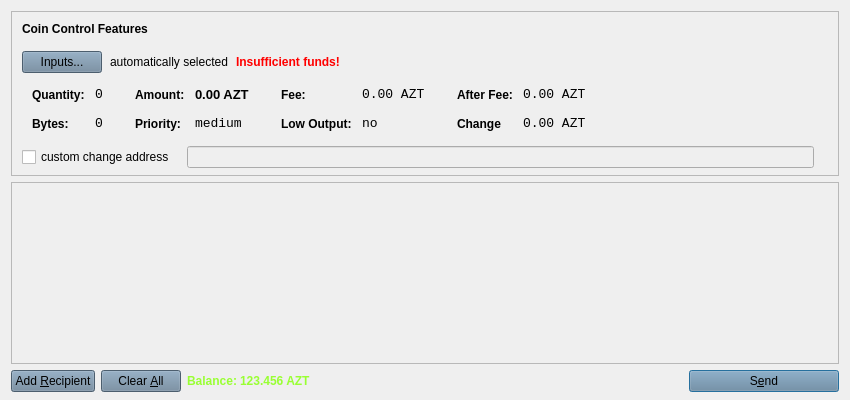
<?xml version="1.0" encoding="UTF-8"?>
<ui version="4.0">
 <class>SendCoinsDialog</class>
 <widget class="QDialog" name="SendCoinsDialog">
  <property name="geometry">
   <rect>
    <x>0</x>
    <y>0</y>
    <width>850</width>
    <height>400</height>
   </rect>
  </property>
  <property name="windowTitle">
   <string>Send Coins</string>
  </property>
  <property name="styleSheet">
   <string notr="true">background-image: url(:/images/bkg);</string>
  </property>
  <layout class="QVBoxLayout" name="verticalLayout" stretch="0,1,0">
   <property name="bottomMargin">
    <number>8</number>
   </property>
   <item>
    <widget class="QFrame" name="frameCoinControl">
     <property name="sizePolicy">
      <sizepolicy hsizetype="Expanding" vsizetype="Expanding">
       <horstretch>0</horstretch>
       <verstretch>0</verstretch>
      </sizepolicy>
     </property>
     <property name="maximumSize">
      <size>
       <width>16777215</width>
       <height>16777215</height>
      </size>
     </property>
     <property name="frameShape">
      <enum>QFrame::StyledPanel</enum>
     </property>
     <property name="frameShadow">
      <enum>QFrame::Sunken</enum>
     </property>
     <layout class="QVBoxLayout" name="verticalLayoutCoinControl2">
      <property name="spacing">
       <number>6</number>
      </property>
      <property name="leftMargin">
       <number>0</number>
      </property>
      <property name="topMargin">
       <number>0</number>
      </property>
      <property name="rightMargin">
       <number>0</number>
      </property>
      <property name="bottomMargin">
       <number>6</number>
      </property>
      <item>
       <layout class="QVBoxLayout" name="verticalLayoutCoinControl" stretch="0,0,0,0,1">
        <property name="spacing">
         <number>0</number>
        </property>
        <property name="leftMargin">
         <number>10</number>
        </property>
        <property name="topMargin">
         <number>10</number>
        </property>
        <item>
         <layout class="QHBoxLayout" name="horizontalLayoutCoinControl1">
          <property name="bottomMargin">
           <number>15</number>
          </property>
          <item>
           <widget class="QLabel" name="labelCoinControlFeatures">
            <property name="sizePolicy">
             <sizepolicy hsizetype="Preferred" vsizetype="Maximum">
              <horstretch>0</horstretch>
              <verstretch>0</verstretch>
             </sizepolicy>
            </property>
            <property name="font">
             <font>
              <weight>75</weight>
              <bold>true</bold>
             </font>
            </property>
            <property name="styleSheet">
             <string notr="true">font-weight:bold;</string>
            </property>
            <property name="text">
             <string>Coin Control Features</string>
            </property>
           </widget>
          </item>
         </layout>
        </item>
        <item>
         <layout class="QHBoxLayout" name="horizontalLayoutCoinControl2" stretch="0,0,0,0">
          <property name="spacing">
           <number>8</number>
          </property>
          <property name="bottomMargin">
           <number>10</number>
          </property>
          <item>
           <widget class="QPushButton" name="pushButtonCoinControl">
            <property name="styleSheet">
             <string notr="true">background-color: rgb(106, 131, 154);
background-image: url(:/images/bgbfree);</string>
            </property>
            <property name="text">
             <string>Inputs...</string>
            </property>
           </widget>
          </item>
          <item>
           <widget class="QLabel" name="labelCoinControlAutomaticallySelected">
            <property name="styleSheet">
             <string notr="true">background-image: url(:/images/bgbfree);</string>
            </property>
            <property name="text">
             <string>automatically selected</string>
            </property>
            <property name="margin">
             <number>5</number>
            </property>
           </widget>
          </item>
          <item>
           <widget class="QLabel" name="labelCoinControlInsuffFunds">
            <property name="font">
             <font>
              <weight>75</weight>
              <bold>true</bold>
             </font>
            </property>
            <property name="styleSheet">
             <string notr="true">color:red;font-weight:bold;
background-image: url(:/images/bgbfree);</string>
            </property>
            <property name="text">
             <string>Insufficient funds!</string>
            </property>
            <property name="margin">
             <number>5</number>
            </property>
           </widget>
          </item>
          <item>
           <spacer name="horizontalSpacerCoinControl">
            <property name="orientation">
             <enum>Qt::Horizontal</enum>
            </property>
            <property name="sizeHint" stdset="0">
             <size>
              <width>40</width>
              <height>1</height>
             </size>
            </property>
           </spacer>
          </item>
         </layout>
        </item>
        <item>
         <widget class="QWidget" name="widgetCoinControl" native="true">
          <property name="sizePolicy">
           <sizepolicy hsizetype="Preferred" vsizetype="Preferred">
            <horstretch>0</horstretch>
            <verstretch>0</verstretch>
           </sizepolicy>
          </property>
          <property name="minimumSize">
           <size>
            <width>0</width>
            <height>0</height>
           </size>
          </property>
          <property name="styleSheet">
           <string notr="true"/>
          </property>
          <layout class="QHBoxLayout" name="horizontalLayoutCoinControl5">
           <property name="leftMargin">
            <number>0</number>
           </property>
           <property name="topMargin">
            <number>0</number>
           </property>
           <property name="rightMargin">
            <number>0</number>
           </property>
           <property name="bottomMargin">
            <number>0</number>
           </property>
           <item>
            <layout class="QHBoxLayout" name="horizontalLayoutCoinControl3" stretch="0,0,0,1">
             <property name="spacing">
              <number>20</number>
             </property>
             <property name="topMargin">
              <number>0</number>
             </property>
             <property name="bottomMargin">
              <number>10</number>
             </property>
             <item>
              <layout class="QFormLayout" name="formLayoutCoinControl1">
               <property name="horizontalSpacing">
                <number>10</number>
               </property>
               <property name="verticalSpacing">
                <number>14</number>
               </property>
               <property name="leftMargin">
                <number>10</number>
               </property>
               <property name="topMargin">
                <number>4</number>
               </property>
               <property name="rightMargin">
                <number>6</number>
               </property>
               <item row="0" column="0">
                <widget class="QLabel" name="labelCoinControlQuantityText">
                 <property name="styleSheet">
                  <string notr="true">font-weight:bold;</string>
                 </property>
                 <property name="text">
                  <string>Quantity:</string>
                 </property>
                 <property name="margin">
                  <number>0</number>
                 </property>
                </widget>
               </item>
               <item row="0" column="1">
                <widget class="QLabel" name="labelCoinControlQuantity">
                 <property name="font">
                  <font>
                   <family>Monospace</family>
                   <pointsize>10</pointsize>
                  </font>
                 </property>
                 <property name="cursor">
                  <cursorShape>IBeamCursor</cursorShape>
                 </property>
                 <property name="contextMenuPolicy">
                  <enum>Qt::ActionsContextMenu</enum>
                 </property>
                 <property name="styleSheet">
                  <string notr="true">background-image: url(:/images/bgbfree);</string>
                 </property>
                 <property name="text">
                  <string>0</string>
                 </property>
                 <property name="margin">
                  <number>0</number>
                 </property>
                 <property name="textInteractionFlags">
                  <set>Qt::LinksAccessibleByMouse|Qt::TextSelectableByKeyboard|Qt::TextSelectableByMouse</set>
                 </property>
                </widget>
               </item>
               <item row="1" column="0">
                <widget class="QLabel" name="labelCoinControlBytesText">
                 <property name="styleSheet">
                  <string notr="true">font-weight:bold;
background-image: url(:/images/bgbfree);</string>
                 </property>
                 <property name="text">
                  <string>Bytes:</string>
                 </property>
                </widget>
               </item>
               <item row="1" column="1">
                <widget class="QLabel" name="labelCoinControlBytes">
                 <property name="font">
                  <font>
                   <family>Monospace</family>
                   <pointsize>10</pointsize>
                  </font>
                 </property>
                 <property name="cursor">
                  <cursorShape>IBeamCursor</cursorShape>
                 </property>
                 <property name="contextMenuPolicy">
                  <enum>Qt::ActionsContextMenu</enum>
                 </property>
                 <property name="styleSheet">
                  <string notr="true">background-image: url(:/images/bgbfree);</string>
                 </property>
                 <property name="text">
                  <string>0</string>
                 </property>
                 <property name="textInteractionFlags">
                  <set>Qt::LinksAccessibleByMouse|Qt::TextSelectableByKeyboard|Qt::TextSelectableByMouse</set>
                 </property>
                </widget>
               </item>
              </layout>
             </item>
             <item>
              <layout class="QFormLayout" name="formLayoutCoinControl2">
               <property name="horizontalSpacing">
                <number>10</number>
               </property>
               <property name="verticalSpacing">
                <number>14</number>
               </property>
               <property name="leftMargin">
                <number>6</number>
               </property>
               <property name="topMargin">
                <number>4</number>
               </property>
               <property name="rightMargin">
                <number>6</number>
               </property>
               <item row="0" column="0">
                <widget class="QLabel" name="labelCoinControlAmountText">
                 <property name="styleSheet">
                  <string notr="true">font-weight:bold;
background-image: url(:/images/bgbfree);</string>
                 </property>
                 <property name="text">
                  <string>Amount:</string>
                 </property>
                 <property name="margin">
                  <number>0</number>
                 </property>
                </widget>
               </item>
               <item row="0" column="1">
                <widget class="QLabel" name="labelCoinControlAmount">
                 <property name="font">
                  <font>
                   <family>MS Shell Dlg 2</family>
                   <pointsize>10</pointsize>
                   <weight>75</weight>
                   <bold>true</bold>
                  </font>
                 </property>
                 <property name="cursor">
                  <cursorShape>IBeamCursor</cursorShape>
                 </property>
                 <property name="contextMenuPolicy">
                  <enum>Qt::ActionsContextMenu</enum>
                 </property>
                 <property name="styleSheet">
                  <string notr="true">background-image: url(:/images/bgbfree);</string>
                 </property>
                 <property name="text">
                  <string>0.00 AZT</string>
                 </property>
                 <property name="textInteractionFlags">
                  <set>Qt::LinksAccessibleByMouse|Qt::TextSelectableByKeyboard|Qt::TextSelectableByMouse</set>
                 </property>
                </widget>
               </item>
               <item row="1" column="0">
                <widget class="QLabel" name="labelCoinControlPriorityText">
                 <property name="styleSheet">
                  <string notr="true">font-weight:bold;
background-image: url(:/images/bgbfree);</string>
                 </property>
                 <property name="text">
                  <string>Priority:</string>
                 </property>
                </widget>
               </item>
               <item row="1" column="1">
                <widget class="QLabel" name="labelCoinControlPriority">
                 <property name="font">
                  <font>
                   <family>Monospace</family>
                   <pointsize>10</pointsize>
                  </font>
                 </property>
                 <property name="cursor">
                  <cursorShape>IBeamCursor</cursorShape>
                 </property>
                 <property name="contextMenuPolicy">
                  <enum>Qt::ActionsContextMenu</enum>
                 </property>
                 <property name="styleSheet">
                  <string notr="true">background-image: url(:/images/bgbfree);</string>
                 </property>
                 <property name="text">
                  <string>medium</string>
                 </property>
                 <property name="textInteractionFlags">
                  <set>Qt::LinksAccessibleByMouse|Qt::TextSelectableByKeyboard|Qt::TextSelectableByMouse</set>
                 </property>
                </widget>
               </item>
              </layout>
             </item>
             <item>
              <layout class="QFormLayout" name="formLayoutCoinControl3">
               <property name="horizontalSpacing">
                <number>10</number>
               </property>
               <property name="verticalSpacing">
                <number>14</number>
               </property>
               <property name="leftMargin">
                <number>6</number>
               </property>
               <property name="topMargin">
                <number>4</number>
               </property>
               <property name="rightMargin">
                <number>6</number>
               </property>
               <item row="0" column="0">
                <widget class="QLabel" name="labelCoinControlFeeText">
                 <property name="styleSheet">
                  <string notr="true">font-weight:bold;
background-image: url(:/images/bgbfree);</string>
                 </property>
                 <property name="text">
                  <string>Fee:</string>
                 </property>
                 <property name="margin">
                  <number>0</number>
                 </property>
                </widget>
               </item>
               <item row="0" column="1">
                <widget class="QLabel" name="labelCoinControlFee">
                 <property name="font">
                  <font>
                   <family>Monospace</family>
                   <pointsize>10</pointsize>
                  </font>
                 </property>
                 <property name="cursor">
                  <cursorShape>IBeamCursor</cursorShape>
                 </property>
                 <property name="contextMenuPolicy">
                  <enum>Qt::ActionsContextMenu</enum>
                 </property>
                 <property name="styleSheet">
                  <string notr="true">background-image: url(:/images/bgbfree);</string>
                 </property>
                 <property name="text">
                  <string>0.00 AZT</string>
                 </property>
                 <property name="textInteractionFlags">
                  <set>Qt::LinksAccessibleByMouse|Qt::TextSelectableByKeyboard|Qt::TextSelectableByMouse</set>
                 </property>
                </widget>
               </item>
               <item row="1" column="0">
                <widget class="QLabel" name="labelCoinControlLowOutputText">
                 <property name="styleSheet">
                  <string notr="true">font-weight:bold;
background-image: url(:/images/bgbfree);</string>
                 </property>
                 <property name="text">
                  <string>Low Output:</string>
                 </property>
                </widget>
               </item>
               <item row="1" column="1">
                <widget class="QLabel" name="labelCoinControlLowOutput">
                 <property name="font">
                  <font>
                   <family>Monospace</family>
                   <pointsize>10</pointsize>
                  </font>
                 </property>
                 <property name="cursor">
                  <cursorShape>IBeamCursor</cursorShape>
                 </property>
                 <property name="contextMenuPolicy">
                  <enum>Qt::ActionsContextMenu</enum>
                 </property>
                 <property name="styleSheet">
                  <string notr="true">background-image: url(:/images/bgbfree);</string>
                 </property>
                 <property name="text">
                  <string>no</string>
                 </property>
                 <property name="textInteractionFlags">
                  <set>Qt::LinksAccessibleByMouse|Qt::TextSelectableByKeyboard|Qt::TextSelectableByMouse</set>
                 </property>
                </widget>
               </item>
              </layout>
             </item>
             <item>
              <layout class="QFormLayout" name="formLayoutCoinControl4">
               <property name="horizontalSpacing">
                <number>10</number>
               </property>
               <property name="verticalSpacing">
                <number>14</number>
               </property>
               <property name="leftMargin">
                <number>6</number>
               </property>
               <property name="topMargin">
                <number>4</number>
               </property>
               <property name="rightMargin">
                <number>6</number>
               </property>
               <item row="0" column="0">
                <widget class="QLabel" name="labelCoinControlAfterFeeText">
                 <property name="styleSheet">
                  <string notr="true">font-weight:bold;
background-image: url(:/images/bgbfree);</string>
                 </property>
                 <property name="text">
                  <string>After Fee:</string>
                 </property>
                 <property name="margin">
                  <number>0</number>
                 </property>
                </widget>
               </item>
               <item row="0" column="1">
                <widget class="QLabel" name="labelCoinControlAfterFee">
                 <property name="font">
                  <font>
                   <family>Monospace</family>
                   <pointsize>10</pointsize>
                  </font>
                 </property>
                 <property name="cursor">
                  <cursorShape>IBeamCursor</cursorShape>
                 </property>
                 <property name="contextMenuPolicy">
                  <enum>Qt::ActionsContextMenu</enum>
                 </property>
                 <property name="styleSheet">
                  <string notr="true">background-image: url(:/images/bgbfree);</string>
                 </property>
                 <property name="text">
                  <string>0.00 AZT</string>
                 </property>
                 <property name="textInteractionFlags">
                  <set>Qt::LinksAccessibleByMouse|Qt::TextSelectableByKeyboard|Qt::TextSelectableByMouse</set>
                 </property>
                </widget>
               </item>
               <item row="1" column="0">
                <widget class="QLabel" name="labelCoinControlChangeText">
                 <property name="styleSheet">
                  <string notr="true">font-weight:bold;
background-image: url(:/images/bgbfree);</string>
                 </property>
                 <property name="text">
                  <string>Change</string>
                 </property>
                </widget>
               </item>
               <item row="1" column="1">
                <widget class="QLabel" name="labelCoinControlChange">
                 <property name="font">
                  <font>
                   <family>Monospace</family>
                   <pointsize>10</pointsize>
                  </font>
                 </property>
                 <property name="cursor">
                  <cursorShape>IBeamCursor</cursorShape>
                 </property>
                 <property name="contextMenuPolicy">
                  <enum>Qt::ActionsContextMenu</enum>
                 </property>
                 <property name="styleSheet">
                  <string notr="true">background-image: url(:/images/bgbfree);</string>
                 </property>
                 <property name="text">
                  <string>0.00 AZT</string>
                 </property>
                 <property name="textInteractionFlags">
                  <set>Qt::LinksAccessibleByMouse|Qt::TextSelectableByKeyboard|Qt::TextSelectableByMouse</set>
                 </property>
                </widget>
               </item>
              </layout>
             </item>
            </layout>
           </item>
          </layout>
         </widget>
        </item>
        <item>
         <layout class="QHBoxLayout" name="horizontalLayoutCoinControl4" stretch="0,0,0">
          <property name="spacing">
           <number>12</number>
          </property>
          <property name="sizeConstraint">
           <enum>QLayout::SetDefaultConstraint</enum>
          </property>
          <property name="topMargin">
           <number>5</number>
          </property>
          <property name="rightMargin">
           <number>5</number>
          </property>
          <item>
           <widget class="QCheckBox" name="checkBoxCoinControlChange">
            <property name="styleSheet">
             <string notr="true">background-image: url(:/images/bgbfree);</string>
            </property>
            <property name="text">
             <string>custom change address</string>
            </property>
           </widget>
          </item>
          <item>
           <widget class="QLineEdit" name="lineEditCoinControlChange">
            <property name="enabled">
             <bool>false</bool>
            </property>
            <property name="sizePolicy">
             <sizepolicy hsizetype="Expanding" vsizetype="Fixed">
              <horstretch>0</horstretch>
              <verstretch>0</verstretch>
             </sizepolicy>
            </property>
            <property name="styleSheet">
             <string notr="true">background-image: url(:/images/gr);</string>
            </property>
           </widget>
          </item>
          <item>
           <widget class="QLabel" name="labelCoinControlChangeLabel">
            <property name="sizePolicy">
             <sizepolicy hsizetype="Preferred" vsizetype="Expanding">
              <horstretch>0</horstretch>
              <verstretch>0</verstretch>
             </sizepolicy>
            </property>
            <property name="minimumSize">
             <size>
              <width>0</width>
              <height>0</height>
             </size>
            </property>
            <property name="styleSheet">
             <string notr="true">background-image: url(:/images/bgbfree);</string>
            </property>
            <property name="text">
             <string/>
            </property>
            <property name="margin">
             <number>3</number>
            </property>
           </widget>
          </item>
         </layout>
        </item>
        <item>
         <spacer name="verticalSpacerCoinControl">
          <property name="orientation">
           <enum>Qt::Vertical</enum>
          </property>
          <property name="sizeHint" stdset="0">
           <size>
            <width>800</width>
            <height>1</height>
           </size>
          </property>
         </spacer>
        </item>
       </layout>
      </item>
     </layout>
    </widget>
   </item>
   <item>
    <widget class="QScrollArea" name="scrollArea">
     <property name="widgetResizable">
      <bool>true</bool>
     </property>
     <widget class="QWidget" name="scrollAreaWidgetContents">
      <property name="geometry">
       <rect>
        <x>0</x>
        <y>0</y>
        <width>830</width>
        <height>172</height>
       </rect>
      </property>
      <layout class="QVBoxLayout" name="verticalLayout_2">
       <property name="leftMargin">
        <number>0</number>
       </property>
       <property name="topMargin">
        <number>0</number>
       </property>
       <property name="rightMargin">
        <number>0</number>
       </property>
       <property name="bottomMargin">
        <number>0</number>
       </property>
       <item>
        <layout class="QVBoxLayout" name="entries">
         <property name="spacing">
          <number>6</number>
         </property>
        </layout>
       </item>
       <item>
        <spacer name="verticalSpacer">
         <property name="orientation">
          <enum>Qt::Vertical</enum>
         </property>
         <property name="sizeHint" stdset="0">
          <size>
           <width>20</width>
           <height>40</height>
          </size>
         </property>
        </spacer>
       </item>
      </layout>
     </widget>
    </widget>
   </item>
   <item>
    <layout class="QHBoxLayout" name="horizontalLayout">
     <item>
      <widget class="QPushButton" name="addButton">
       <property name="toolTip">
        <string>Send to multiple recipients at once</string>
       </property>
       <property name="styleSheet">
        <string notr="true">background-color: rgb(106, 131, 154);
background-image: url(:/images/bgbfree);</string>
       </property>
       <property name="text">
        <string>Add &amp;Recipient</string>
       </property>
       <property name="autoDefault">
        <bool>false</bool>
       </property>
      </widget>
     </item>
     <item>
      <widget class="QPushButton" name="clearButton">
       <property name="sizePolicy">
        <sizepolicy hsizetype="Minimum" vsizetype="Fixed">
         <horstretch>0</horstretch>
         <verstretch>0</verstretch>
        </sizepolicy>
       </property>
       <property name="toolTip">
        <string>Remove all transaction fields</string>
       </property>
       <property name="styleSheet">
        <string notr="true">background-color: rgb(106, 131, 154);
background-image: url(:/images/bgbfree);</string>
       </property>
       <property name="text">
        <string>Clear &amp;All</string>
       </property>
       <property name="autoRepeatDelay">
        <number>300</number>
       </property>
       <property name="autoDefault">
        <bool>false</bool>
       </property>
      </widget>
     </item>
     <item>
      <layout class="QHBoxLayout" name="horizontalLayout_2">
       <property name="spacing">
        <number>3</number>
       </property>
       <item>
        <widget class="QLabel" name="label">
         <property name="sizePolicy">
          <sizepolicy hsizetype="Preferred" vsizetype="Fixed">
           <horstretch>0</horstretch>
           <verstretch>0</verstretch>
          </sizepolicy>
         </property>
         <property name="font">
          <font>
           <weight>75</weight>
           <bold>true</bold>
          </font>
         </property>
         <property name="styleSheet">
          <string notr="true">background-image: url(:/images/bgbfree);
color: rgb(153, 255, 51);</string>
         </property>
         <property name="text">
          <string>Balance:</string>
         </property>
        </widget>
       </item>
       <item>
        <widget class="QLabel" name="labelBalance">
         <property name="sizePolicy">
          <sizepolicy hsizetype="Preferred" vsizetype="Fixed">
           <horstretch>0</horstretch>
           <verstretch>0</verstretch>
          </sizepolicy>
         </property>
         <property name="font">
          <font>
           <weight>75</weight>
           <bold>true</bold>
          </font>
         </property>
         <property name="cursor">
          <cursorShape>IBeamCursor</cursorShape>
         </property>
         <property name="styleSheet">
          <string notr="true">color: rgb(153, 255, 51);
background-image: url(:/images/bgbfree);</string>
         </property>
         <property name="text">
          <string>123.456 AZT</string>
         </property>
         <property name="textInteractionFlags">
          <set>Qt::LinksAccessibleByMouse|Qt::TextSelectableByKeyboard|Qt::TextSelectableByMouse</set>
         </property>
        </widget>
       </item>
      </layout>
     </item>
     <item>
      <spacer name="horizontalSpacer">
       <property name="orientation">
        <enum>Qt::Horizontal</enum>
       </property>
       <property name="sizeHint" stdset="0">
        <size>
         <width>40</width>
         <height>20</height>
        </size>
       </property>
      </spacer>
     </item>
     <item>
      <widget class="QPushButton" name="sendButton">
       <property name="minimumSize">
        <size>
         <width>150</width>
         <height>0</height>
        </size>
       </property>
       <property name="toolTip">
        <string>Confirm the send action</string>
       </property>
       <property name="styleSheet">
        <string notr="true">background-color: rgb(106, 131, 154);
background-image: url(:/images/bgbfree);</string>
       </property>
       <property name="text">
        <string>S&amp;end</string>
       </property>
       <property name="icon">
        <iconset resource="../bitcoin.qrc">
         <normaloff>:/icons/send</normaloff>:/icons/send</iconset>
       </property>
       <property name="default">
        <bool>true</bool>
       </property>
      </widget>
     </item>
    </layout>
   </item>
  </layout>
 </widget>
 <resources>
  <include location="../bitcoin.qrc"/>
 </resources>
 <connections/>
</ui>
